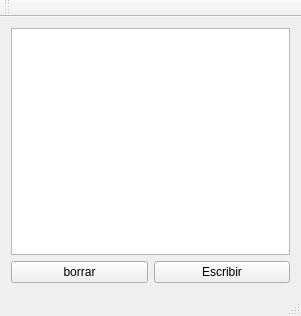
<?xml version="1.0" encoding="UTF-8"?>
<ui version="4.0">
 <class>MainWindow</class>
 <widget class="QMainWindow" name="MainWindow">
  <property name="geometry">
   <rect>
    <x>0</x>
    <y>0</y>
    <width>301</width>
    <height>316</height>
   </rect>
  </property>
  <property name="windowTitle">
   <string>MainWindow</string>
  </property>
  <widget class="QWidget" name="centralWidget">
   <layout class="QGridLayout" name="gridLayout">
    <item row="0" column="0">
     <layout class="QVBoxLayout" name="verticalLayout">
      <item>
       <widget class="QPlainTextEdit" name="plainTextEdit"/>
      </item>
      <item>
       <layout class="QHBoxLayout" name="horizontalLayout">
        <item>
         <widget class="QPushButton" name="button_borrar">
          <property name="text">
           <string>borrar</string>
          </property>
         </widget>
        </item>
        <item>
         <widget class="QPushButton" name="button_escribir">
          <property name="text">
           <string>Escribir</string>
          </property>
         </widget>
        </item>
       </layout>
      </item>
     </layout>
    </item>
   </layout>
  </widget>
  <widget class="QMenuBar" name="menuBar">
   <property name="geometry">
    <rect>
     <x>0</x>
     <y>0</y>
     <width>301</width>
     <height>22</height>
    </rect>
   </property>
  </widget>
  <widget class="QToolBar" name="mainToolBar">
   <attribute name="toolBarArea">
    <enum>TopToolBarArea</enum>
   </attribute>
   <attribute name="toolBarBreak">
    <bool>false</bool>
   </attribute>
  </widget>
  <widget class="QStatusBar" name="statusBar"/>
 </widget>
 <layoutdefault spacing="6" margin="11"/>
 <resources/>
 <connections/>
</ui>
